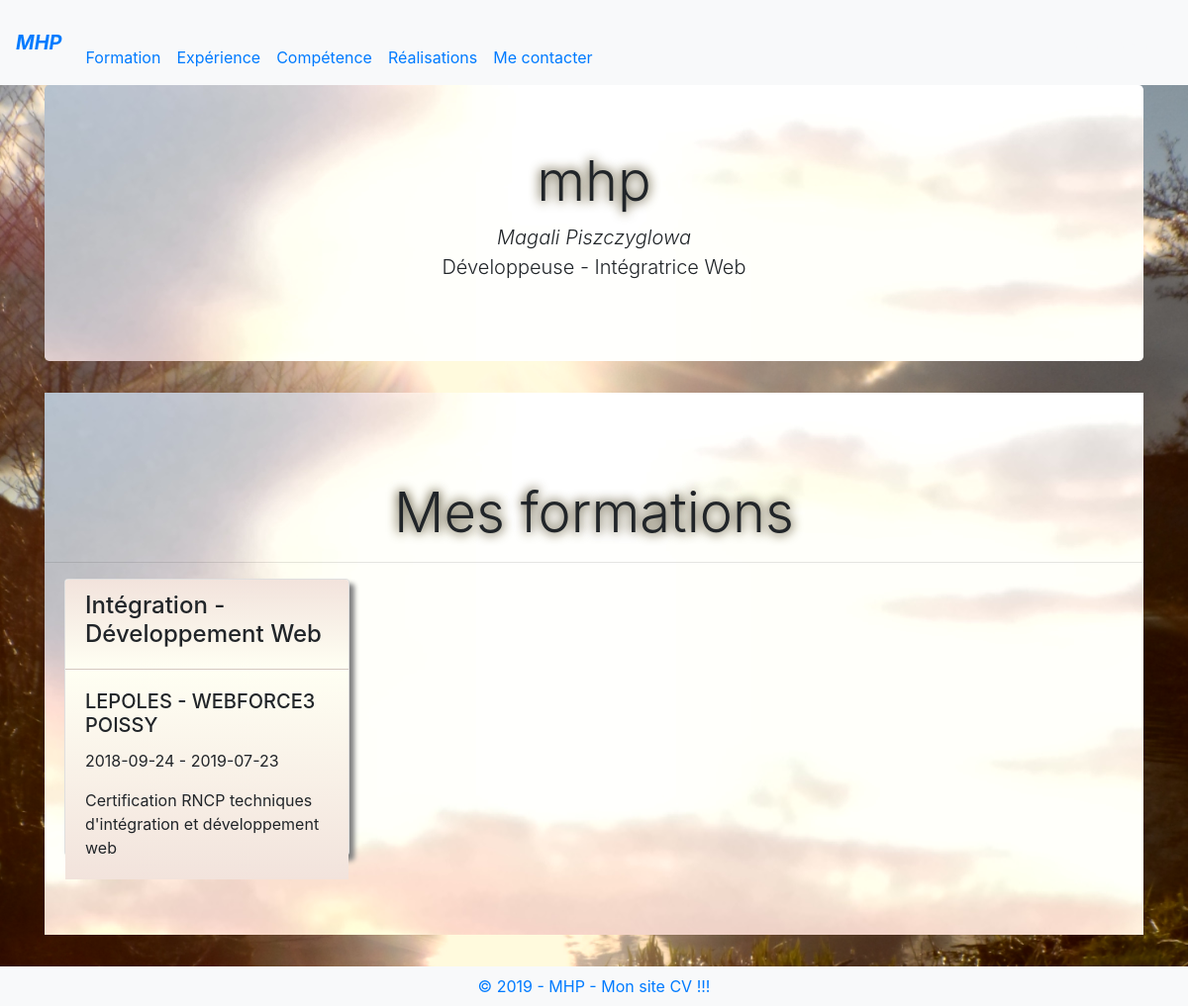
/formation.php, run on the app's committed database.
### tables this page shows
CREATE TABLE `t_formation` (
  `id_t_formation` int(11) NOT NULL,
  `intitule` varchar(255) NOT NULL,
  `date_debut` date NOT NULL,
  `date_fin` date DEFAULT NULL,
  `description` text NOT NULL,
  `lieu` varchar(255) NOT NULL
);

### controller/FormationController.php (called while the page is built, shortened)
<?php
class FormationController
{
    private $db;
    public function __construct()
    {
        $this->db = new \model\FormationManager;
    }
    public function handlerRequest()
    {
        $op = isset($_GET['op']) ? $_GET['op'] : NULL;
        try
        {
            if($op == 'add' || $op == 'update') $this->save($op);
            elseif($op == 'select') $this->select();
            elseif($op == 'delete') $this->delete();
            elseif($op == 'voir') $this->selectVoir();
            else $this->selectAll();
        }
        catch(Exception $e)
        {
            throw new Exception($e->getMessage());
        }
    }
    public function selectAll()
    {
        $this->render('layout.php', 'donnees.php', array(
            'title' => 'Mes formations',
            'donnees' => $this->db->selectAll(),
            'fields' => $this->db->getFields(),
            'id' => 'id_' . $this->db->table2
        ));
    }
    public function render($layout, $template, $parameters = array())
    {
        extract($parameters);
        require "view/$template";
        return ob_end_flush();
    }
}

### formation.php (called while the page is built, shortened)
<?php
$controller = new Controller\FormationController;
$controller->handlerRequest();

### model/FormationManager.php (called while the page is built, shortened)
<?php
class FormationManager
{
    private $db;
    public $table2;
    public function getDb()
    {
        if(!$this->db)
        {
            try
            {
                $xml = simplexml_load_file('app/config.xml');
                $this->table2 = $xml->table2;
                try
                {
                    $this->db = new \PDO("mysql:dbname=" . $xml->db . ";charset=utf8;host=" . $xml->host, $xml->user, $xml->password, array(\PDO::ATTR_ERRMODE => \PDO::ERRMODE_EXCEPTION));
                }
                catch(\PDOException $e)
                {
                    die('Problème de connexion BDD ' . $e->getMessage());
                }
            }
            catch(\PDOException $e)
            {
                die('Problème de fichier XML manquant');
            }
        }
        return $this->db;
    }
    public function selectAll()
    {
        $q = $this->getDb()->query("SELECT * FROM " . $this->table2);
        $r = $q->fetchAll(\PDO::FETCH_ASSOC);
        return $r;
    }
}

### view/donnees.php (the view, shortened to what this page needs)
<?php foreach($donnees as $key => $value): ?>
<div class="card bg-white mb-3" style="max-width: 18rem;" id="donnees">
  <div class="card-header"><h4><?= $value['intitule']?></h4></div>
  <div class="card-body">
    <h5 class="card-title"><?= $value['lieu']?></h5>
     <p class="card-text"><?= $value['date_debut']?> - <?= $value['date_fin']?></p>
     <p class="card-text"><?= $value['description']?></p>
  </div>
</div>
<?php endforeach; ?>

### web/style.css (style rules this page uses)
body { background: url(chambon.JPG) no-repeat ; background-size: 100%; }
.card { box-shadow: 5px 5px 5px grey; height:280px; }
#donnees { box-shadow: 5px 5px 5px grey; float:left; margin-left:20px; }
.card-header { background:linear-gradient(to top, #FFFFF3, #F2E3DC); }
.card-body { background:linear-gradient(#FFFFF3, #F2E3DC); }

### data on the page
t_formation: intitule "Intégration - Développement Web", lieu "LEPOLES - WEBFORCE3 POISSY", date_debut "2018-09-24", date_fin "2019-07-23", description "Certification RNCP techniques d'intégration et développement web"

### other printed values
$title "Mes formations"
